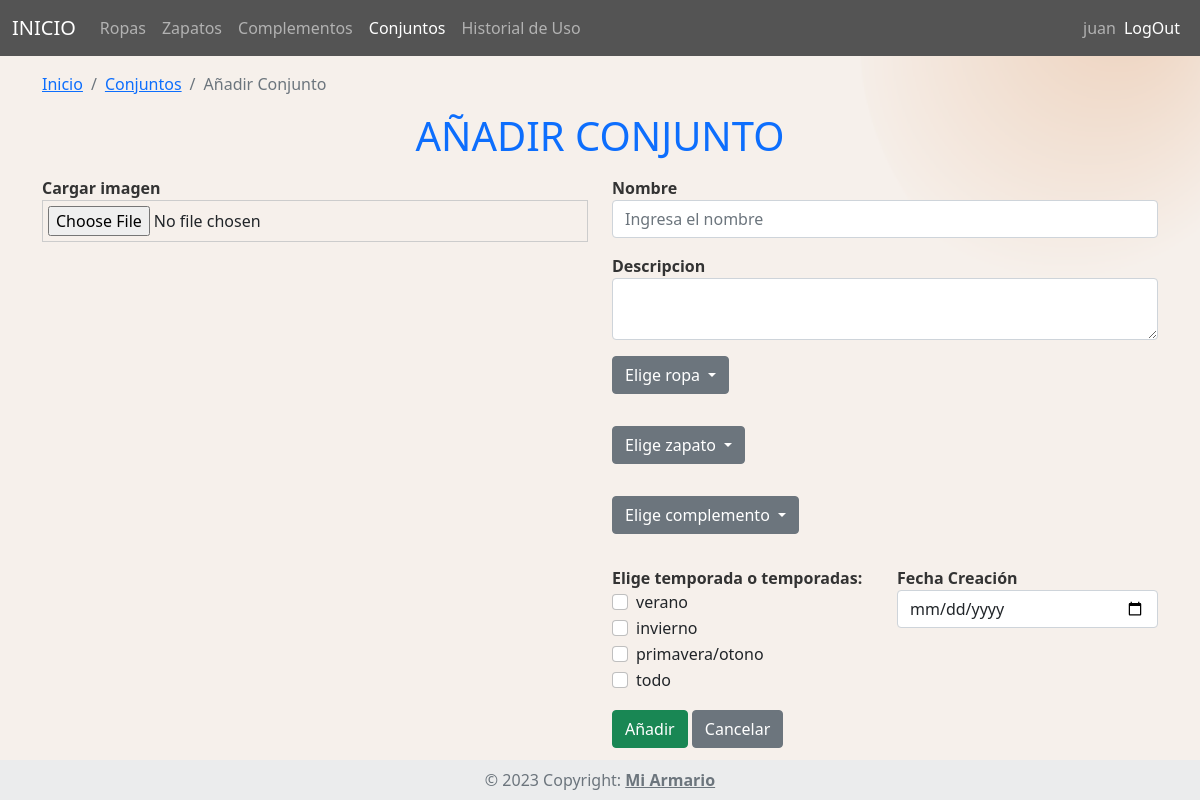
The page /miArmario/conjunto/add_conjunto (signed in) on the database its author committed.
### tables this page shows
CREATE TABLE `temporada` (
  `id` int(11) NOT NULL,
  `nombre` varchar(40) NOT NULL
);

### miArmario/App/librerias/Core.php (called while the page is built, shortened)
<?php
class Core{
    protected $metodoActual = 'index';
    public function __construct(){
        $url = $this->getUrl();
        if(isset($url[0])){
			if(file_exists('../App/controladores/'.ucwords($url[0]).'.php')){
				unset($url[0]);
			}
		}
		$this->controladorActual = new $this->controladorActual;
        if(isset($url[1])){
            if(method_exists($this->controladorActual,$url[1])){
                $this->metodoActual = $url[1];
                unset($url[1]);
            }
        }
		$this->parametros = $url ? array_values($url) : [];
		call_user_func_array([$this->controladorActual,$this->metodoActual], $this->parametros);
    }
    public function getUrl(){
        if(isset($_GET['url'])){
            $url = ltrim($_GET['url'],'/');
            $url = filter_var($url,FILTER_SANITIZE_URL);
            $url = explode('/',$url);
            return $url;
        }
    }
}

### miArmario/public/index.php (called while the page is built, shortened)
<?php
$iniciar = new Core;

### miArmario/App/librerias/Base.php (called while the page is built, shortened)
<?php
    class Base {
        private $host = DB_HOST;
        private $usuario = DB_USUARIO;
        private $password = DB_PASSWORD;
        private $nombre_base = DB_NOMBRE;
        private $charset = 'utf8mb4';
        private $dbh;
        private $stmt;
        public function __construct(){
            $dsn = "mysql:host=$this->host;dbname=$this->nombre_base;charset=$this->charset";
            $opciones = array(
                PDO::ATTR_PERSISTENT => true,
                PDO::ATTR_ERRMODE => PDO::ERRMODE_EXCEPTION
            );
            try {
                $this->dbh = new PDO($dsn, $this->usuario, $this->password, $opciones);
            } catch (PDOException $e) {
                $this->error = $e->getMessage();
                echo $this->error;
            }
        }
        public function query($sql){
            $this->stmt = $this->dbh->prepare($sql);
        }
        public function execute(){
            return $this->stmt->execute();
        }
        public function registros(){
            $this->execute();
            return $this->stmt->fetchAll(PDO::FETCH_OBJ);
        }
    }

### miArmario/App/modelos/ConjuntoModelo.php (called while the page is built, shortened)
<?php
class ConjuntoModelo {
    private $db;
    public function __construct(){
        $this->db = new Base;
    }
    public function getPrendas(){
        $this->db->query("SELECT * FROM prenda;");
        return $this->db->registros();
    }
    public function getRopaSubcategorias(){
        $this->db->query("SELECT * FROM subcategoria WHERE id_categoria  = 1;");
        return $this->db->registros();
    }
    public function getZapatosSubcategorias(){
        $this->db->query("SELECT * FROM subcategoria WHERE id_categoria  = 2;");
        return $this->db->registros();
    }
    public function getComplementosSubcategorias(){
        $this->db->query("SELECT * FROM subcategoria WHERE id_categoria  = 3;");
        return $this->db->registros();
    }
    public function getTemporadas(){
        $this->db->query("SELECT * FROM temporada;");
        return $this->db->registros();
    }
}

### miArmario/App/vistas/conjuntos/addConjunto.php (the view, shortened to what this page needs)
<?php require_once RUTA_APP.'/vistas/inc/header.php' ?>
<div class="container">
    <nav aria-label="breadcrumb">
        <ol class="breadcrumb">
            <li class="breadcrumb-item"><a href="<?php echo RUTA_URL ?>">Inicio</a></li>
            <li class="breadcrumb-item"><a href="<?php echo RUTA_URL ?>/conjunto">Conjuntos</a></li>
            <li class="breadcrumb-item active" aria-current="page">Añadir Conjunto</li>
        </ol>
    </nav>
    <div class="col-12">
        <h1 class="mb-3 text-primary text-center">AÑADIR CONJUNTO</h1>
    </div>
    <form method="post" enctype="multipart/form-data">
        <div class="row">
            <div class="col-6">
                <label for="imagenConjunto" style="font-weight: bold; color: #333;">Cargar imagen</label>
                <input type="file" class="form-control-file" name="imagenConjunto" id="imagenConjunto" style="border: 1px solid #ccc; padding: 5px; width: 100%;">
            </div>
            <div class="col-6">
                <div class="row">
                    <div class="col-12 mb-3">
                        <label for="nombre" style="font-weight: bold; color: #333;">Nombre</label>
                        <input type="text" class="form-control" name="nombreConjunto" id="nombreConjunto" placeholder="Ingresa el nombre">
                    </div>
                    <div class="col-12 mb-3">
                        <label for="descripcion" style="font-weight: bold; color: #333;">Descripcion</label>
                        <textarea class="form-control" id="descripcionConjunto" name="descripcionConjunto"></textarea>
                    </div>
                    <div class="col-12 mb-3">
                        <div class="form-group">
                            <div class="dropdown">
                                <button class="btn btn-secondary dropdown-toggle" type="button" id="dropRop" data-toggle="dropdown" aria-haspopup="true" aria-expanded="false">
                                    Elige ropa
                                </button>
                            </div>
                        </div>
                    </div>
                    <div class="col-12 mb-3">
                        <div class="form-group">
                            <div class="dropdown">
                                <button class="btn btn-secondary dropdown-toggle" type="button" id="dropZap" data-toggle="dropdown" aria-haspopup="true" aria-expanded="false">
                                    Elige zapato
                                </button>
                            </div>
                        </div>
                    </div>
                    <div class="col-12 mb-3">
                        <div class="form-group">
                            <div class="dropdown">
                                <button class="btn btn-secondary dropdown-toggle" type="button" id="dropComp" data-toggle="dropdown" aria-haspopup="true" aria-expanded="false">
                                    Elige complemento
                                </button>
                            </div>
                        </div>
                    </div>
                    <div class="col-6 mb-3">
                        <div class="form-group">
                            <label for="checkboxes" style="font-weight: bold; color: #333;">Elige temporada o temporadas:</label>
                            <?php foreach ($datos["temporadas"] as $temporada) : ?>
                                <div class="form-check">
                                    <input class="form-check-input" type="checkbox" id="temporada-<?php echo $temporada->id ?>" name="temporadas[]" value="<?php echo $temporada->id ?>">
                                    <label class="form-check-label" for="temporada-<?php echo $temporada->id ?>"><?php echo $temporada->nombre ?></label>
                                </div>
                            <?php endforeach ?>
                        </div>
                    </div>
                    <div class="col-6 mb-3">
                        <label for="fecha_creacionConjunto" style="font-weight: bold; color: #333;">Fecha Creación</label>
                        <input type="date" class="form-control" id="fecha_creacionConjunto" name="fecha_creacionConjunto">
                    </div>
                    <div class="col-12">
                        <button type="submit" class="btn btn-success" data-bs-dismiss="modal">
                            Añadir
                        </button>
                        <a href="<?php echo RUTA_URL ?>/conjunto" class="btn btn-secondary">Cancelar</a>
                    </div>
                </div>
            </div>
        </div>
    </form>
</div>
<?php require_once RUTA_APP.'/vistas/inc/footer.php' ?>

### miArmario/public/css/estilos.css (style rules this page uses)
body { background-repeat: no-repeat; background-size: cover; }

### rows shown on the page
temporada: nombre "verano"
temporada: nombre "invierno"
temporada: nombre "primavera/otono"
temporada: nombre "todo"

### other values the page prints
$datos['usuarioSesion']->username "juan"
